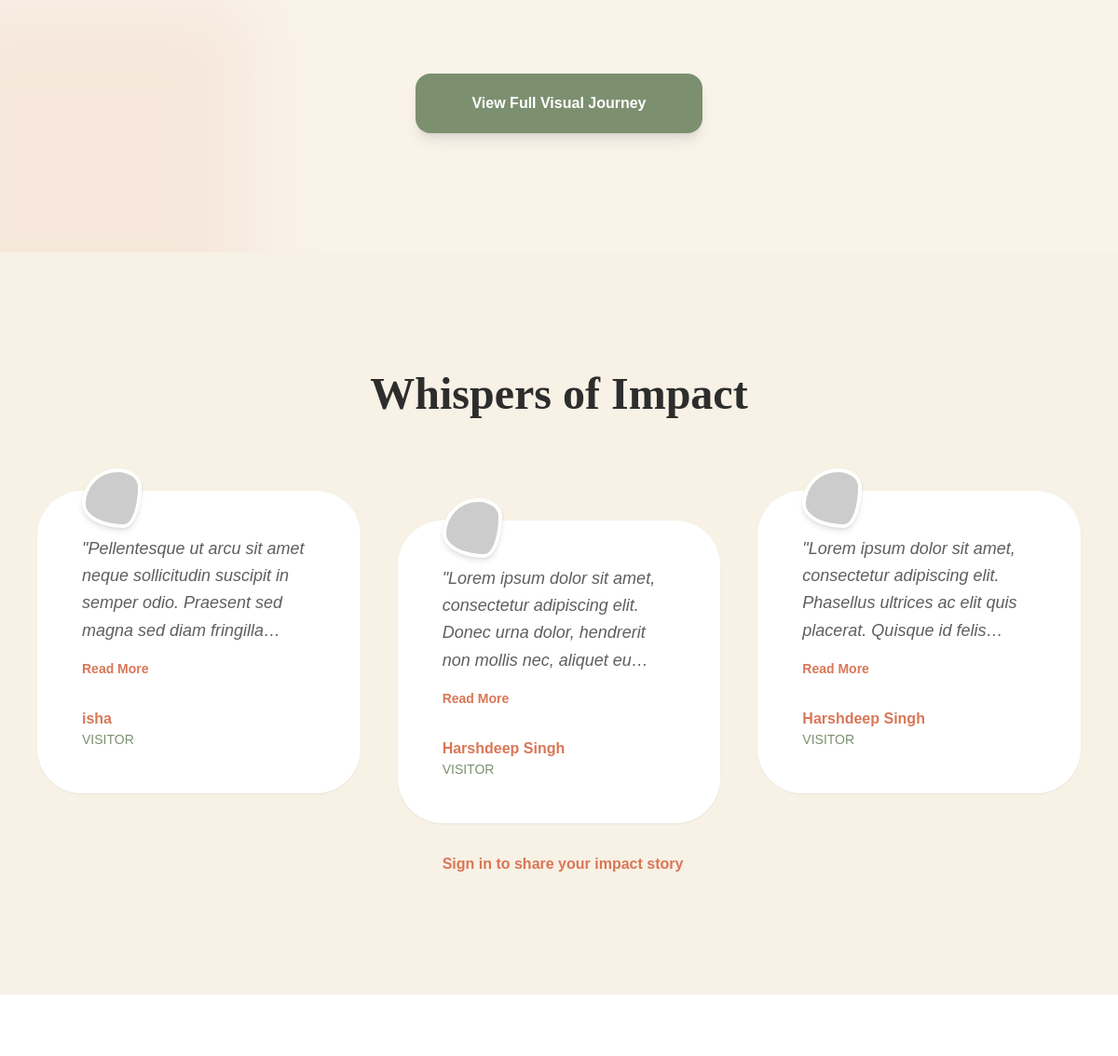
The app's page / (middle part), older data.
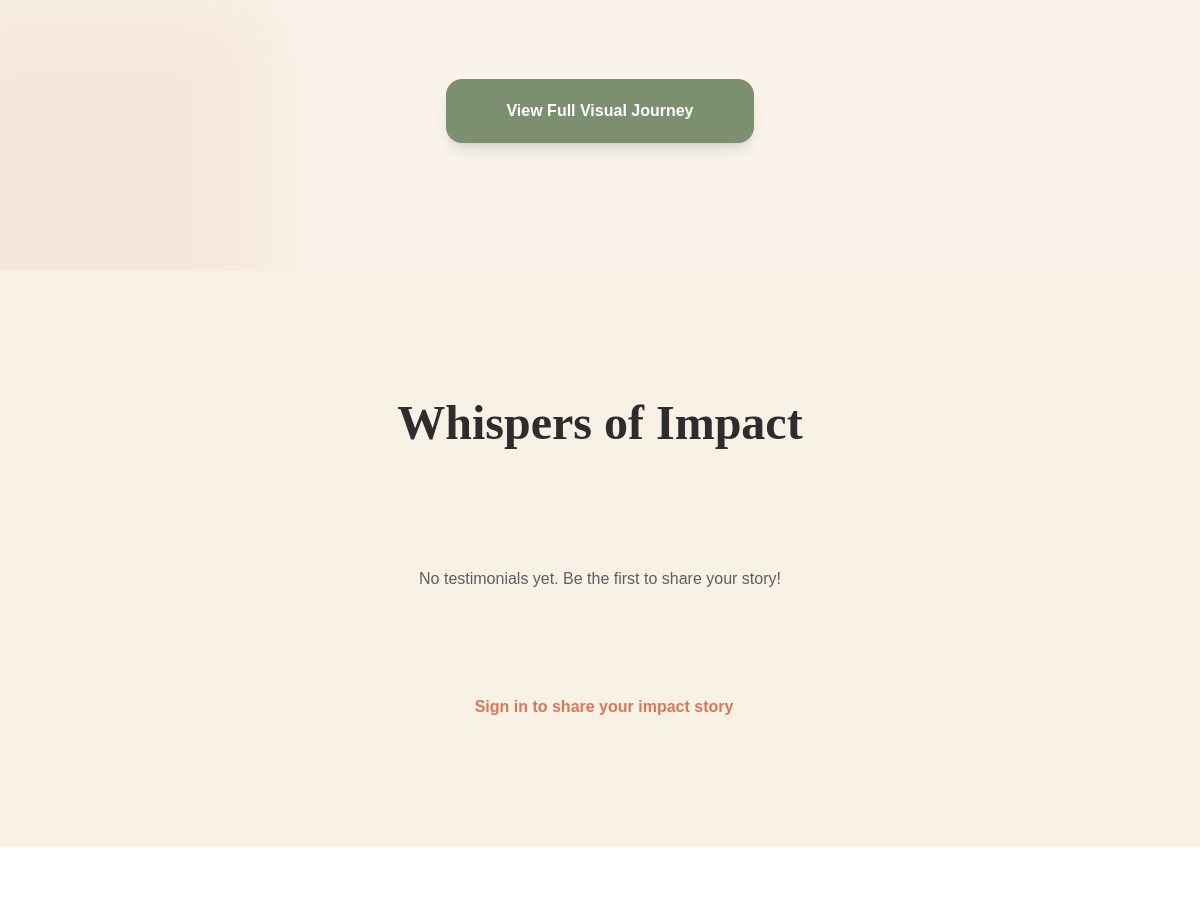
The same page, newer data.
### core/models.py (models this page shows, shortened)
class Testimonial(models.Model):
    name = models.CharField(max_length=100)
    role = models.CharField(max_length=100, help_text="e.g., Beneficiary, Volunteer, Donor")
    content = models.TextField()
    image = models.ImageField(upload_to='testimonials/', blank=True, null=True)
    created_at = models.DateTimeField(auto_now_add=True)

### core/views.py (the view, shortened to what this page needs)
# urls.py: 2. Add a URL to urlpatterns:  path('', views.home, name='home')
def home(request):
    volunteer_form = VolunteerForm()
    contact_form = ContactForm()
    upload_form = GalleryPhotoForm()
    testimonial_form = TestimonialForm()
    events = Event.objects.filter(is_active=True).order_by('-date')[:5]
    testimonials = Testimonial.objects.all().order_by('-created_at')[:5]
    stats = ImpactStatistic.objects.first()
    gallery_photos = GalleryPhoto.objects.all().order_by('-created_at')
    total_volunteers = Volunteer.objects.count()
    total_events = Event.objects.count()
    photos_list = []
    for p in gallery_photos:
        photos_list.append({
            'id': p.id,
            'title': p.title or "Moment of Impact",
            'image': p.image.url,
            'description': p.description or "",
            'date': p.created_at.strftime('%Y-%m-%d')
        })
    context = {
        'events': events,
        'testimonials': testimonials,
        'form': volunteer_form,
        'contact_form': contact_form,
        'stats': stats or {'lives_touched': '12K+', 'bloom_rate': '85%', 'communities': '40+'},
        'total_volunteers': total_volunteers,
        'total_events': total_events,
        'upload_form': upload_form,
        'gallery_photos': gallery_photos,
        'gallery_photos_json': json.dumps(photos_list),
        'testimonial_form': testimonial_form,
    }
    return render(request, 'home.html', context)

### core/templates/home.html (shortened to what this page needs)
{% extends "base.html" %}
{% block content %}
    {% include "includes/gallery.html" %}
    {% include "includes/testimonials.html" %}
    {% include "includes/contact.html" %}
{% endblock %}

### core/templates/includes/testimonials.html (shortened to what the changed rows need)
<section id="stories" class="py-32 bg-[#F2E7D5]/50">
    <div class="max-w-[1440px] mx-auto px-10">
        <div class="text-center mb-20">
            <h2 class="font-display text-5xl font-bold text-[#2D2D2D]">Whispers of Impact</h2>
        </div>
        <div class="grid md:grid-cols-2 lg:grid-cols-3 gap-10">
            {% for testimonial in testimonials %}
            <div class="bg-white p-12 rounded-[3rem] shadow-sm relative {% if forloop.counter == 2 %}md:translate-y-8{% endif %}">
                <div class="absolute -top-6 left-12 w-16 h-16 organic-radius-1 bg-[#F2E7D5] overflow-hidden border-4 border-white shadow-md">
                    {% if testimonial.image %}
                        <img src="{{ testimonial.image.url }}" alt="{{ testimonial.name }}" class="w-full h-full object-cover">
                    {% else %}
                        <img src="https://api.dicebear.com/7.x/avataaars/svg?seed={{ testimonial.name }}" alt="{{ testimonial.name }}" class="w-full h-full object-cover">
                    {% endif %}
                </div>
                <p class="text-[#5E5E5E] italic text-lg leading-relaxed mb-4 transition-all duration-500 line-clamp-4 break-words">
                    "{{ testimonial.content }}"
                </p>
                {% if testimonial.content|length > 180 %}
                <button onclick="toggleTestimonial(this)" class="text-[#D97757] font-bold text-sm hover:underline mb-8 flex items-center gap-1 group transition-all">
                    <span>Read More</span>
                </button>
                {% else %}
                <div class="mb-8"></div>
                {% endif %}
                <h4 class="font-bold text-[#D97757]">{{ testimonial.name }}</h4>
                <p class="text-sm text-[#7C9070] font-medium uppercase">{{ testimonial.role }}</p>
            </div>
            {% empty %}
            <div class="col-span-full text-center py-10">
                <p class="text-[#5E5E5E]">No testimonials yet. Be the first to share your story!</p>
            </div>
            {% endfor %}
        </div>
    </div>
</section>

Row changes from the older to the newer data that the page shows:
removed Testimonial: content "Pellentesque ut arcu sit amet neque sollicitudin suscipit in semper odio. Praesent sed magna sed diam…", shows "Read More", name "isha", role "VISITOR"
removed Testimonial: content "Lorem ipsum dolor sit amet, consectetur adipiscing elit. Donec urna dolor, hendrerit non mollis nec, aliquet…", shows "Read More", name "Harshdeep Singh", role "VISITOR"
removed Testimonial: content "Lorem ipsum dolor sit amet, consectetur adipiscing elit. Phasellus ultrices ac elit quis placerat. Quisque id…", shows "Read More", name "Harshdeep Singh", role "VISITOR"
Text that changed along with them:
text now shown: "No testimonials yet. Be the first to share your story!"
